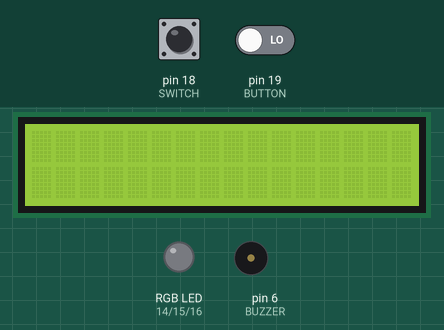
Simulated run of this sketch. Board: Arduino Uno, built with avr-gcc and run on an emulated ATmega328P. Shown: 16×2 character LCD, an RGB LED mixed from three pins (HIGH = lit), buzzer (waves = sounding). Inputs (shaded band) come from the test bench; at power-on: pin 18 (SWITCH) HIGH, pin 19 (BUTTON) LOW. Pins used as bus, display or sensor lines are not drawn.

Above: at 1.3 s.
1.4 s: pin 18 (SWITCH) pulled LOW for 0.15 s
At 1.63 s:
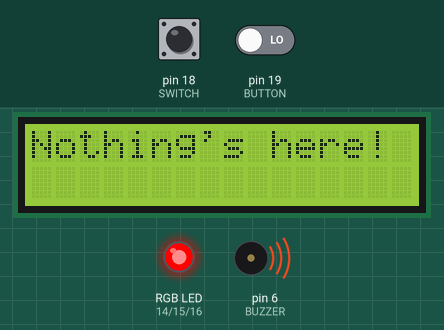
3.3 s: pin 18 (SWITCH) pulled LOW for 3.2 s
At 7.5 s:
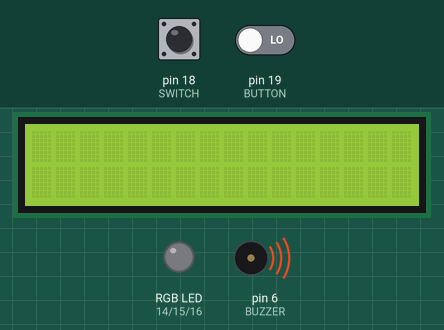
8.4 s: pin 18 (SWITCH) driven LOW and pin 19 (BUTTON) driven HIGH
At 10.2 s:
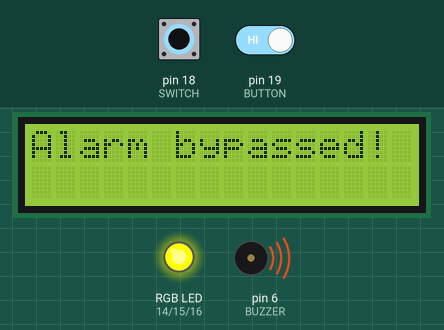
11.9 s: pin 18 (SWITCH) driven HIGH
At 12.7 s:
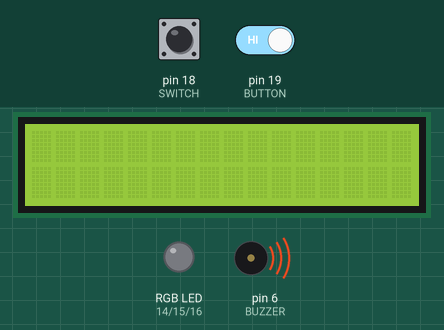
13.5 s: pin 18 (SWITCH) driven LOW and pin 19 (BUTTON) driven LOW
At 14.2 s:
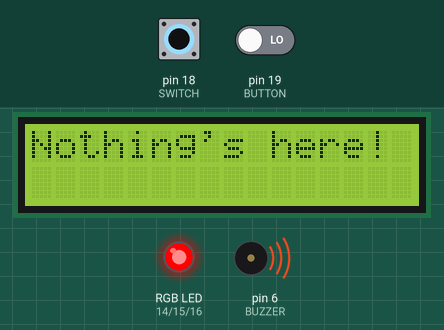
Timing chart, 0 to 16.5 s (numbered marks = the images above; inputs shaded):
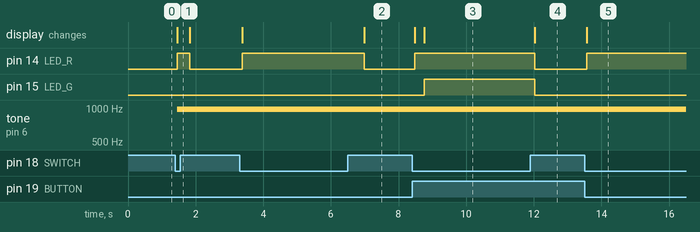

The sketch:

Prototype_Code_r3.ino
```cpp
#include <MFRC522.h>
#include <SPI.h>
#include <ShiftLCD.h> //See reference [3]

#define SS_PIN 10
#define RST_PIN 9

#define SERIAL_DATA 2
#define SERIAL_CLOCK 4
#define RESET_CLOCK 3

#define LED_R 14
#define LED_G 15
#define LED_B 16

#define BUZZER 6

#define BUTTON 19
#define SWITCH 18

MFRC522 rfid(SS_PIN, RST_PIN); //instance of the RFID reader object [2]

MFRC522::MIFARE_Key key; //[2]

int uidCode1[] = {105,52,80,71}; //initialize array to store uid value
int uidCode2[] = {203,133,44,11}; //initialize array to store uid value
int codeRead = 0;
String uidString; //initialize remaining required components

ShiftLCD lcd(SERIAL_DATA, SERIAL_CLOCK, RESET_CLOCK); //initialize the LCD with the defined pins

void readRFID(); //function prototypes
void printDec();
void buzzAlert(int x); //this one only really exists for contraining values and ease of reading
bool buttonCheck(int buttPin); //same for this one, debouncing is nasty, so it's hidden away
void ledColor(int col); //same drill

int doorOpen = HIGH; //initalize a tracking boolean
bool itemOnePresent = false; //booleans to track the state of the rfid enabled
bool itemTwoPresent = false; //items in question.

bool alarmOverride = false; //boolean to ignore the alarm

void setup() {

  Serial.begin(9600); // begin serial transmission
  SPI.begin(); // initialize I2C bus
  rfid.PCD_Init(); // initialize the rfid reader
  lcd.begin(16, 2); // initialize the LCD with its number of columns and rows
  lcd.setCursor(0,0);

  pinMode(BUZZER, OUTPUT); //buzzer pin init

  pinMode(LED_R, OUTPUT); //rgb led pin inits
  pinMode(LED_G, OUTPUT);
  pinMode(LED_B, OUTPUT);

  pinMode(BUTTON, INPUT); //button and
  pinMode(SWITCH, INPUT); //switch pin inits

}

void loop() {

  doorOpen = digitalRead(SWITCH);

  while(doorOpen == LOW){ //while the door is open
    if(rfid.PICC_IsNewCardPresent()) //check for a new RFID card
    {
        readRFID(); //if one is present, read it.  If one isn't, just continue.
    }


    if(itemOnePresent == false && itemTwoPresent == false && alarmOverride == false)
    {
      //Serial.println("Case 1");
      lcd.clear();
      lcd.setCursor(0,0);
      lcd.print("Nothing's here!");
      buzzAlert(50);
      ledColor(3);
      delay(200);
    }
    else if(itemOnePresent == true && itemTwoPresent == false && alarmOverride == false)
    {
      //Serial.println("Case 2");
      lcd.clear();
      lcd.setCursor(0,0);
      lcd.print("Item 1 is here!");
      lcd.setCursor(0,1);
      lcd.print("Item 2 is not!");
      buzzAlert(50);
      ledColor(3);
      delay(200);
    }
    else if(itemOnePresent == false && itemTwoPresent == true && alarmOverride == false)
    {
      //Serial.println("Case 3");
      lcd.clear();
      lcd.setCursor(0,0);
      lcd.print("Item 2 is here!");
      lcd.setCursor(0,1);
      lcd.print("Item 1 is not!");
      buzzAlert(50);
      ledColor(3);
      delay(200);
    }
    else if(itemOnePresent == true && itemTwoPresent == true && alarmOverride == false)
    {
      //Serial.println("Case 4");
      lcd.clear();
      lcd.setCursor(0,0);
      lcd.print("Both items are");
      lcd.setCursor(0,1);
      lcd.print("here!");
      buzzAlert(0);
      ledColor(1);
      delay(200);
    }

    if(alarmOverride == false)
      alarmOverride = buttonCheck(BUTTON);

    if(alarmOverride == true)
    {
      lcd.clear();
      lcd.setCursor(0,0);
      lcd.print("Alarm bypassed!");
      buzzAlert(0);
      ledColor(2);
      delay(200);
    }
    doorOpen = digitalRead(SWITCH);
    delay(100); // then wait so the systems doen't get bogged down
  }
  itemOnePresent = false; //rewrite the booleans once/if the door is closed.
  itemTwoPresent = false;
  alarmOverride = false;
  ledColor(0);
  lcd.clear();
  buzzAlert(0);

  delay(50); //wait before checking the switch for a kind of janky debounce.
}

void readRFID() { //A great deal of the initial code in this function and its subfunctions are from reference [2].

  rfid.PICC_ReadCardSerial();
  Serial.print(F("\nPICC type: "));
  MFRC522::PICC_Type piccType = rfid.PICC_GetType(rfid.uid.sak);
  Serial.println(rfid.PICC_GetTypeName(piccType));

  // Check is the PICC of Classic MIFARE type
  if (piccType != MFRC522::PICC_TYPE_MIFARE_MINI &&
    piccType != MFRC522::PICC_TYPE_MIFARE_1K &&
    piccType != MFRC522::PICC_TYPE_MIFARE_4K) {
    Serial.println("Your tag is not of type MIFARE Classic.");
    return;
  }

    Serial.println("Scanned PICC's UID:");
    printDec(rfid.uid.uidByte, rfid.uid.size);

    uidString = String(rfid.uid.uidByte[0])+" "+String(rfid.uid.uidByte[1])+" "+String(rfid.uid.uidByte[2])+ " "+String(rfid.uid.uidByte[3]);

    int i = 0;
    boolean match = true;
    boolean match2 = true;
    while(i<rfid.uid.size)
    {
      if(!(rfid.uid.uidByte[i] == uidCode1[i]))
      {
        match = false;
      }
      if(!(rfid.uid.uidByte[i] == uidCode2[i]))
      {
        match2 = false;
      }
      i++;
    }

    if(match)
    {
      Serial.println("\nI know this card! \nIt's your keys!");
      //lcd.clear();
      //lcd.print("Keys found!");
      //LCD print statements in this code are vestigal, now addressed with the boolean below.
      itemOnePresent = true;
    }
    else if(match2)
    {
      Serial.println("\nI know this card! \nIt's something other than your keys!");
      //lcd.clear();
      //lcd.print("Not your keys!");
      itemTwoPresent = true;
    }
    else
    {
      Serial.println("\nUnknown Card");
      //lcd.clear();
      //lcd.print("Unknown!");
    }


    // Halt PICC
  rfid.PICC_HaltA();

  // Stop encryption on PCD
  rfid.PCD_StopCrypto1();
}

void printDec(byte *buffer, byte bufferSize) {
  for (byte i = 0; i < bufferSize; i++) {
    Serial.print(buffer[i] < 0x10 ? " 0" : " ");
    Serial.print(buffer[i], DEC);
  }
} // after this point, all code is more or less original.

void buzzAlert(int x) { //given a volume value between 0 and 100, sounds the buzzer
  int y = constrain(x, 0, 100);
  y = map(y, 0, 100, 0, 255);
  analogWrite(BUZZER, y);
}

bool buttonCheck(int buttPin) {
  int butt1 = HIGH;
  int butt2 = LOW;
  butt1 = digitalRead(buttPin);
  delay(75);
  butt2 = digitalRead(buttPin);
  if(butt1 == HIGH && butt1 == butt2)
  {
    return true;
  }
  else if(butt1 == LOW && butt1 == butt2)
  {
    return false;
  }
  else
    return false;
}

void ledColor(int col) {
  int rgb = constrain(col, 0, 3);
  switch (col) {
      case 0: // off
        digitalWrite(LED_B, LOW);
        digitalWrite(LED_R, LOW);
        digitalWrite(LED_G, LOW);
        break;
      case 1: //green
        digitalWrite(LED_B, LOW);
        digitalWrite(LED_R, LOW);
        digitalWrite(LED_G, HIGH);
        break;
      case 2: //amber
        digitalWrite(LED_B, LOW);
        digitalWrite(LED_R, HIGH);
        digitalWrite(LED_G, HIGH);
        break;
      case 3: //red
        digitalWrite(LED_B, LOW);
        digitalWrite(LED_R, HIGH);
        digitalWrite(LED_G, LOW);
        break;
  }
}
```

Measured:
- after the input at 1.4 s, pin 14 (LED_R): LOW → HIGH after 0.05 s, → LOW 0.38 s later; tone on pin 6 (BUZZER): silent → 977 Hz after 0.05 s; the display: changes after 0.05 s (image 1)
- after the input at 3.3 s, pin 14 (LED_R): LOW → HIGH after 0.07 s, → LOW 3.6 s later; the display: first changes after 0.07 s (image 2 shows a later state)
- after the input at 8.4 s, pin 14 (LED_R): LOW → HIGH after 0.08 s; pin 15 (LED_G): LOW → HIGH after 0.36 s; the display: first changes after 0.08 s (image 3 shows a later state)
- after the input at 11.9 s, pin 14 (LED_R), pin 15 (LED_G): HIGH → LOW after 0.12 s; the display: changes after 0.12 s (image 4)
- after the input at 13.5 s, pin 14 (LED_R): LOW → HIGH after 0.07 s; the display: changes after 0.07 s (image 5)
